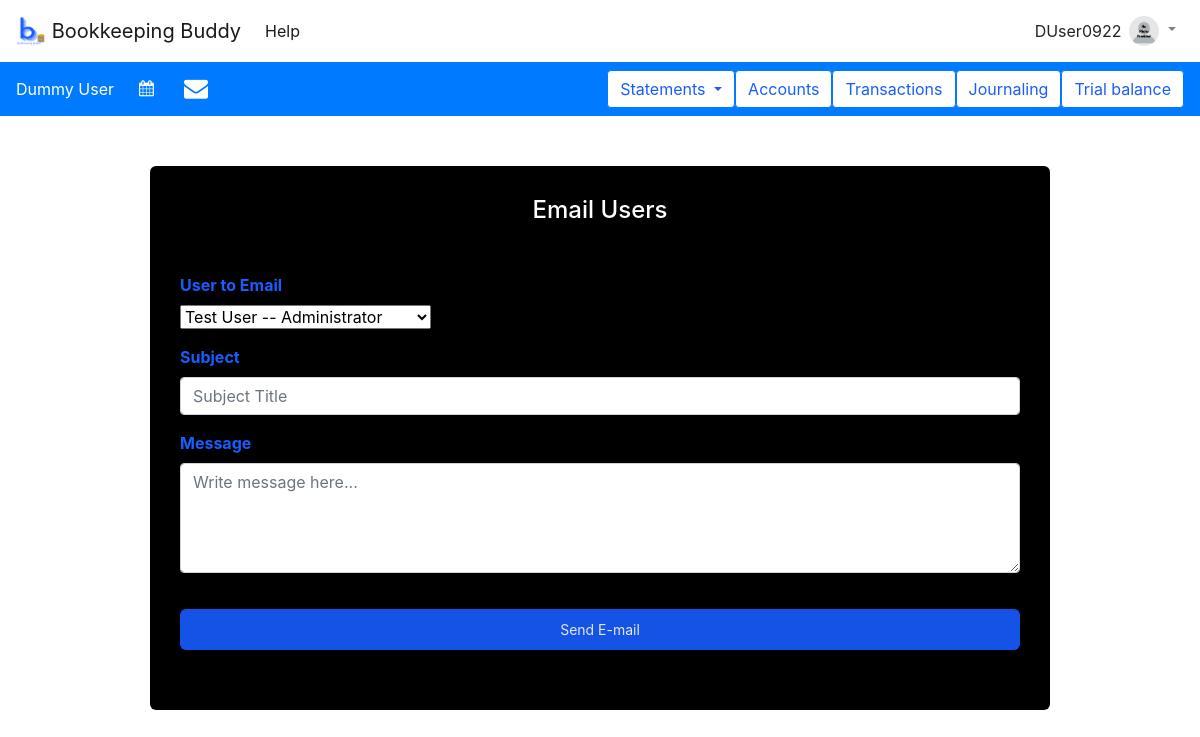
Before: /fin_accts/email (signed in) with the older database file.
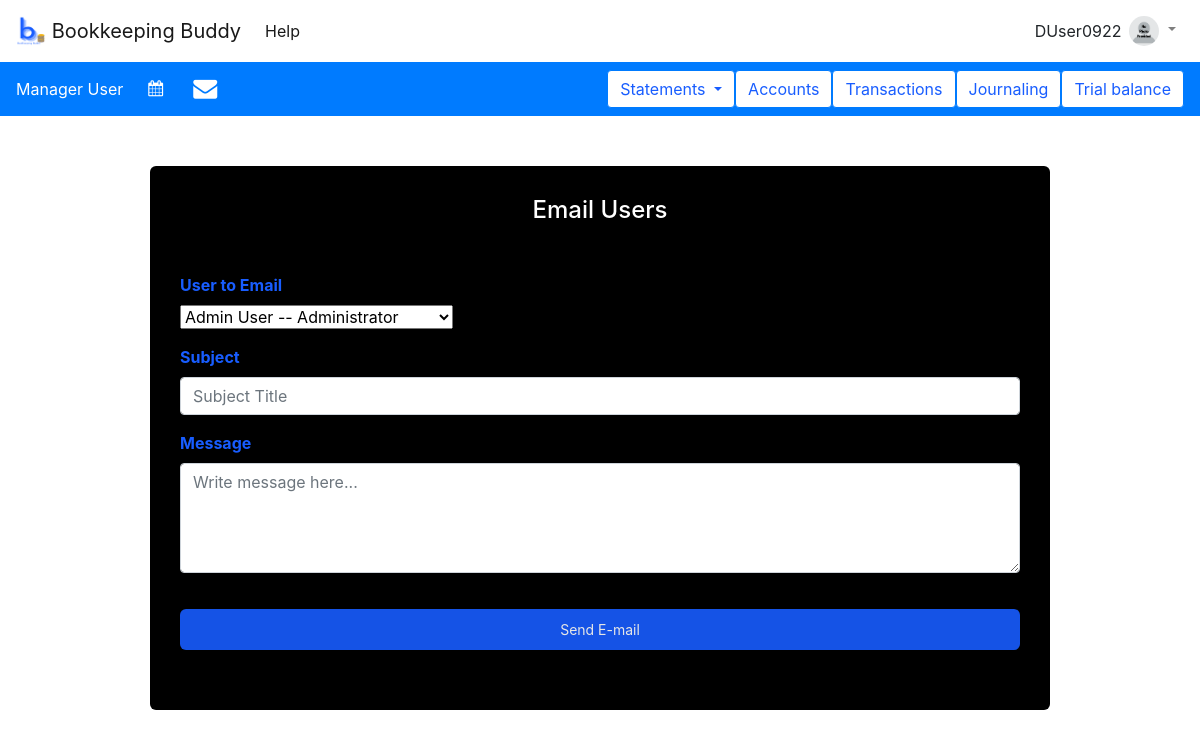
After: the same page with the newer database file.
### tables this page shows
CREATE TABLE users (
  username TEXT PRIMARY KEY UNIQUE,
  email_address TEXT NOT NULL,
  first_name TEXT NOT NULL,
  last_name TEXT NOT NULL,
  active INTEGER NOT NULL,
  role INTEGER NOT NULL,
  picture BLOB,
  password TEXT NOT NULL,
  address TEXT NOT NULL,
  DOB TEXT NOT NULL,
  old_passwords TEXT NOT NULL,
  password_refresh_date TEXT NOT NULL,
  incorrect_login_attempts INTEGER NOT NULL,
  suspend_start_date TEXT,
  suspend_end_date TEXT,
  creation_date TEXT NOT NULL,
  first_pet TEXT NOT NULL,
  city_born TEXT NOT NULL,
  year_graduated_hs INTEGER NOT NULL
);

### appl_domain/fin_accts.py (the view)
@bp.route('/email', methods=('GET', 'POST'))
@login_required
def email():
    db = get_db()
    db_info = db.execute(
        "SELECT first_name, last_name, email_address, role FROM users WHERE role = ? OR role = ? OR role = ?", (0, 1, 2)
    ).fetchall()
    email_info = {}
    for row in db_info:
        if row['role'] == 0:
            title = "Accountant"
        elif row['role'] == 1:
            title = "Manager"
        else:
            title = "Administrator"
        name = f"{row['first_name']} {row['last_name']} -- {title}"
        email_info[name] = row['email_address']
    if request.method == 'POST':
        user_email = request.form['user_email']
        subject = request.form['subject']
        message = f"New message from {g.user['first_name']} {g.user['last_name']}:<br><br><br>{request.form['message']}"
        send_email(user_email, subject, message)
    return render_template('fin_accts/email.html', email_info=email_info)

### appl_domain/auth.py (called while the page is built)
def login_required(view):
    @functools.wraps(view)
    def wrapped_view(**kwargs):
        if g.user is None:
            return redirect(url_for('auth.login'))
        return view(**kwargs)
    return wrapped_view

@bp.before_app_request
def load_logged_in_user():
    username = session.get('username')
    if username is None:
        g.user = None
    else:
        g.user = get_db().execute(
            "SELECT * FROM users WHERE username = ?", (username,)
        ).fetchone()

### appl_domain/db.py (called while the page is built)
def get_db():
    if 'db' not in g:
        g.db = sqlite3.connect(
            current_app.config['DATABASE'],
            detect_types=sqlite3.PARSE_DECLTYPES
        )
        g.db.row_factory = sqlite3.Row
    return g.db

### appl_domain/templates/fin_accts/email.html (shortened to what this page needs)
{% extends 'base.html' %}
{% block content %}
<div class = acct-email>
  <h1>{% block title %}Email Users{% endblock %}</h1>
    <br>
    <form method="post">
    <div class="form-group">
    <label for="user_email">User to Email</label>
    <br>
    <select id= "user_email" name="user_email">
        {% for key, value in email_info.items() %}
            <option value="{{ value }}">{{ key }}</option>
        {% endfor %}
    </select>
    </div>
    <div class="form-group">
    <label for="subject">Subject</label>
    <input name="subject" id="subject" placeholder="Subject Title" class="form-control">
    </div>
    <div class="form-group">
    <label for="message">Message</label>
    <textarea name="message" placeholder="Write message here..." id="message" class="form-control" rows="4" cols="25"></textarea>
    </div>
    <input class = "submit" type="submit" value="Send E-mail">
    </form>
</div>
{% endblock %}

### appl_domain/templates/base.html (shortened to what the changed rows need)
<!DOCTYPE html>
<html lang="en" xmlns="http://www.w3.org/1999/html" xmlns="http://www.w3.org/1999/html">
  <head>
     <link rel="stylesheet" href="{{url_for('static', filename = 'index.css') }}"/>
      <link rel="stylesheet" href="{{url_for('static', filename = 'datatable.css') }}"/>
      <link rel="stylesheet" href="{{url_for('static', filename = 'dateTime.css') }}"/>
    <link rel="stylesheet" href="https://cdn.jsdelivr.net/npm/bootstrap@4.5.3/dist/css/bootstrap.min.css">
       <link rel="stylesheet" href="https://cdnjs.cloudflare.com/ajax/libs/bootstrap-datepicker/1.9.0/css/bootstrap-datepicker.min.css" />
    <link rel="stylesheet" href="https://cdnjs.cloudflare.com/ajax/libs/font-awesome/4.7.0/css/font-awesome.min.css" />
          <link rel = "stylesheet" href = "https://cdn.datatables.net/fixedheader/3.2.3/css/fixedHeader.dataTables.min.css">
  </head>
<body>
<nav class="navbar sticky-top navbar-expand-lg navbar-light bg-white" style="position: relative; z-index: 999; overflow: visible">
    {%  if g.user %}
        <div class="collapse navbar-collapse" id="navbarSupportedContent">
            <ul class="navbar-nav mr-auto">
                <li class="nav-item active">
                    <a class="nav-link" href="{{ url_for('auth.help') }}">Help</a>
                </li>
            </ul>
            <div id="username" >{{ g.user['username'] }}</div>
            <ul class="navbar-nav mr-right">
                <li class="nav-item dropdown" style="position: relative; z-index: 999; overflow: visible">
                    {% if g.user['picture'] %}
                        <a class="nav-link dropdown-toggle" href="#" id="navbarDropdown" role="button" data-toggle="dropdown" aria-haspopup="true" aria-expanded="false">
                            <img class = "rounded-circle" width="30" height="30" alt="User's profile picture"/>
                        </a>
                        <div class="dropdown-menu dropdown-menu-right" aria-labelledby="navbarDropdown">
                            <a class="dropdown-item" href="{{ url_for('auth.my_account') }}">My Account</a>
                            <a class="dropdown-item" href="{{ url_for('auth.manage_users')}}" >Manage Users</a>
                            <div class="dropdown-divider"></div>
                            <a class="dropdown-item" href="{{ url_for('auth.logout') }}">Log Out</a>
                        </div>
                    {% else %}
                        <a class="nav-link dropdown-toggle" href="#" id="navbarDropdown" role="button" data-toggle="dropdown" aria-haspopup="true" aria-expanded="false">
                            <img src="{{ url_for('static', filename='no_photo.png') }}" class = "rounded-circle" width="30" height="30" alt="Placeholder profile picture"/>
                        </a>
                    {% endif %}
                </li>
            </ul>
        </div>
    {% endif %}
</nav>
{%  if g.user %}
    <nav class="navbar navbar-expand-lg navbar-light bg-primary">
        <div id="fullname" style="text-align: left; margin-right: 5vh; color: white">{{ g.user['first_name'] }} {{ g.user['last_name'] }}</div>
  <div class="collapse navbar-collapse" id="navbarSupportedContent1">
    <ul class="navbar-nav mr-auto">
      <li class="nav-item active">
          <form  class="form-inline">
        <div class = "row form-group">
               <div>
                   <i id = "datepicker" class = "fa fa-calendar" style="color: white"></i>
               </div>
                        </div>
      </li>
        <li class="nav-item active">
                        <div >
                            <a href={{ url_for('fin_accts.email') }}><i class="fa fa-envelope" style="font-size:24px; color:white; padding-left:30px"></i></a>
                        </div>
        </li>
    </ul>
    <form class="form-inline my-2 my-lg-0">
       <div class="dropdown">
              <button  data-placement="top" title="Create and view financial account statements" class="btn btn-primary dropdown-toggle" type="button" data-toggle="dropdown" style="background-color: white; color: #185DFF">Statements
              </button>
            </div>
 <button type="button" class="btn btn-outline-primary" data-toggle="tooltip" data-placement="top" title="View chart of accounts or create a new account" style = "background-color: white; color: #185DFF"  onclick="window.location.href='{{ url_for('fin_accts.view_accounts')}}'">Accounts</button>
        <button type="button" class="btn btn-outline-primary" data-toggle="tooltip" data-placement="top" title="View transactions or create a new transaction" style = "background-color: white; color: #185DFF" >Transactions</button>
        <button type="button" class="btn btn-outline-primary" style = "background-color: white; color: #185DFF" data-toggle="tooltip" data-placement="top" title="Create and view journal entries" onclick="window.location.href='{{ url_for('journaling.journal') }}'">Journaling</button>
        <button type="button" class="btn btn-outline-primary" style = "background-color: white; color: #185DFF" data-toggle="tooltip" data-placement="top" title="Create a trial balance">Trial balance</button>
    </form>
  </div>
</nav>
{% endif %}
</body>
<section class="content">
    {% block content %}{% endblock %}
</section>
</html>

Changed rows visible on the page:
changed users "DUser0922": user.first_name "Dummy" → "Manager"
Other visible differences:
form field user_email: "Test User -- Administrator" → "Admin User -- Administrator"
